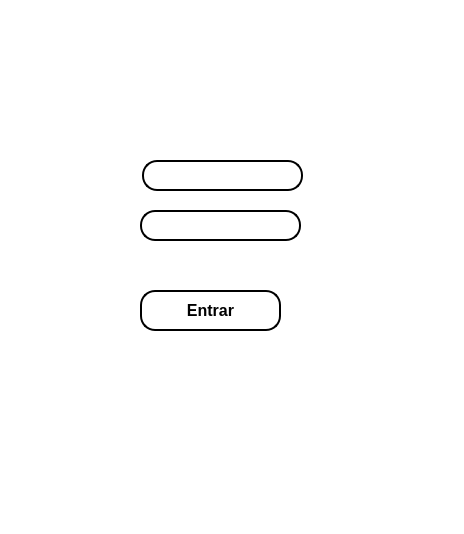
<?xml version="1.0" encoding="UTF-8"?>
<ui version="4.0">
 <class>MainWindow</class>
 <widget class="QMainWindow" name="MainWindow">
  <property name="geometry">
   <rect>
    <x>0</x>
    <y>0</y>
    <width>464</width>
    <height>534</height>
   </rect>
  </property>
  <property name="font">
   <font>
    <pointsize>10</pointsize>
    <weight>75</weight>
    <bold>true</bold>
   </font>
  </property>
  <property name="windowTitle">
   <string>MainWindow</string>
  </property>
  <property name="styleSheet">
   <string notr="true">background-color: rgb(255, 255, 255);</string>
  </property>
  <widget class="QWidget" name="centralwidget">
   <widget class="QPushButton" name="entrar">
    <property name="geometry">
     <rect>
      <x>140</x>
      <y>290</y>
      <width>141</width>
      <height>41</height>
     </rect>
    </property>
    <property name="font">
     <font>
      <pointsize>12</pointsize>
      <weight>75</weight>
      <bold>true</bold>
     </font>
    </property>
    <property name="styleSheet">
     <string notr="true">background-color: rgb(255, 255, 255);
border-radius:15px;
border-style:outset;
border-width:2px;
border-color:black;</string>
    </property>
    <property name="text">
     <string>Entrar</string>
    </property>
   </widget>
   <widget class="QLineEdit" name="nomel">
    <property name="geometry">
     <rect>
      <x>142</x>
      <y>160</y>
      <width>161</width>
      <height>31</height>
     </rect>
    </property>
    <property name="font">
     <font>
      <pointsize>12</pointsize>
      <weight>75</weight>
      <bold>true</bold>
     </font>
    </property>
    <property name="styleSheet">
     <string notr="true">background-color: rgb(255, 255, 255);
border-radius:15px;
border-style:outset;
border-width:2px;</string>
    </property>
   </widget>
   <widget class="QLineEdit" name="senhal">
    <property name="geometry">
     <rect>
      <x>140</x>
      <y>210</y>
      <width>161</width>
      <height>31</height>
     </rect>
    </property>
    <property name="font">
     <font>
      <pointsize>12</pointsize>
      <weight>75</weight>
      <bold>true</bold>
     </font>
    </property>
    <property name="styleSheet">
     <string notr="true">background-color: rgb(255, 255, 255);
border-radius:15px;
border-style:outset;
border-width:2px;</string>
    </property>
    <property name="echoMode">
     <enum>QLineEdit::Password</enum>
    </property>
   </widget>
   <widget class="QLabel" name="label_2">
    <property name="geometry">
     <rect>
      <x>106</x>
      <y>160</y>
      <width>31</width>
      <height>31</height>
     </rect>
    </property>
    <property name="text">
     <string/>
    </property>
    <property name="pixmap">
     <pixmap>USUARIO.png</pixmap>
    </property>
   </widget>
   <widget class="QLabel" name="label_3">
    <property name="geometry">
     <rect>
      <x>106</x>
      <y>210</y>
      <width>31</width>
      <height>31</height>
     </rect>
    </property>
    <property name="text">
     <string/>
    </property>
    <property name="pixmap">
     <pixmap>SENHA.png</pixmap>
    </property>
   </widget>
   <widget class="QLabel" name="label_4">
    <property name="geometry">
     <rect>
      <x>60</x>
      <y>20</y>
      <width>311</width>
      <height>121</height>
     </rect>
    </property>
    <property name="text">
     <string/>
    </property>
    <property name="pixmap">
     <pixmap>logo.jpg</pixmap>
    </property>
   </widget>
   <widget class="QLabel" name="label_5">
    <property name="geometry">
     <rect>
      <x>70</x>
      <y>250</y>
      <width>321</width>
      <height>31</height>
     </rect>
    </property>
    <property name="font">
     <font>
      <pointsize>14</pointsize>
      <weight>75</weight>
      <italic>false</italic>
      <bold>true</bold>
     </font>
    </property>
    <property name="text">
     <string/>
    </property>
   </widget>
   <zorder>label_4</zorder>
   <zorder>label_2</zorder>
   <zorder>label_3</zorder>
   <zorder>entrar</zorder>
   <zorder>nomel</zorder>
   <zorder>senhal</zorder>
   <zorder>label_5</zorder>
  </widget>
  <widget class="QStatusBar" name="statusbar"/>
 </widget>
 <resources/>
 <connections/>
</ui>
